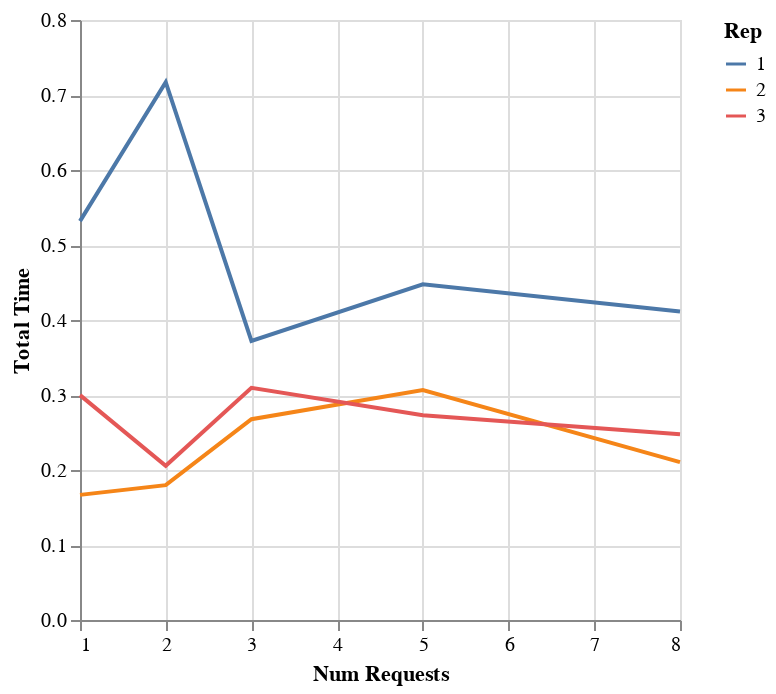

Here is the notebook cell this chart was saved with:
### Markdown cell above
### HTTPX with Async written properly
Here, all the requests are made for the batch at once, then the whole group is awaited (here, using the `asyncio.gather()` function).  This should mean that all the requests have a chance to go out before the program waits for responses from them all.

### Code cell
measurements = []

async with httpx.AsyncClient() as client:
    for rep in range(1, 4):
        for n in [1, 2, 3, 5, 8]:
            start_time = time.perf_counter()
            tasks = []
            for el in range(n):
                task = client.get('http://www.example.com')
                tasks.append(task)
            result = await asyncio.gather(*tasks)
            end_time = time.perf_counter()
            duration = end_time - start_time
            measurement = {'Num Requests': n, 'Rep': rep, 'Total Time': duration}
            measurements.append(measurement)


df_gather = pd.DataFrame(measurements)
alt.Chart(data=df_gather).mark_line().encode(x='Num Requests', y='Total Time', color='Rep:N')

### Figure 1 — Vega-Lite specification as saved in the notebook (floating-point values rounded to 4 significant figures)
{"config": {"view": {"continuousWidth": 300, "continuousHeight": 300}}, "data": {"name": "data-f4cbda92fe50a55341ee6bb964fe0883"}, "mark": {"type": "line"}, "encoding": {"color": {"field": "Rep", "type": "nominal"}, "x": {"field": "Num Requests", "type": "quantitative"}, "y": {"field": "Total Time", "type": "quantitative"}}, "$schema": "https://vega.github.io/schema/vega-lite/v5.8.0.json", "datasets": {"data-f4cbda92fe50a55341ee6bb964fe0883": [{"Num Requests": 1, "Rep": 1, "Total Time": 0.5318}, {"Num Requests": 2, "Rep": 1, "Total Time": 0.717}, {"Num Requests": 3, "Rep": 1, "Total Time": 0.3721}, {"Num Requests": 5, "Rep": 1, "Total Time": 0.4475}, {"Num Requests": 8, "Rep": 1, "Total Time": 0.4114}, {"Num Requests": 1, "Rep": 2, "Total Time": 0.1668}, {"Num Requests": 2, "Rep": 2, "Total Time": 0.1798}, {"Num Requests": 3, "Rep": 2, "Total Time": 0.2677}, {"Num Requests": 5, "Rep": 2, "Total Time": 0.3067}, {"Num Requests": 8, "Rep": 2, "Total Time": 0.2105}, {"Num Requests": 1, "Rep": 3, "Total Time": 0.2998}, {"Num Requests": 2, "Rep": 3, "Total Time": 0.2057}, {"Num Requests": 3, "Rep": 3, "Total Time": 0.3097}, {"Num Requests": 5, "Rep": 3, "Total Time": 0.273}, {"Num Requests": 8, "Rep": 3, "Total Time": 0.2476}]}}
